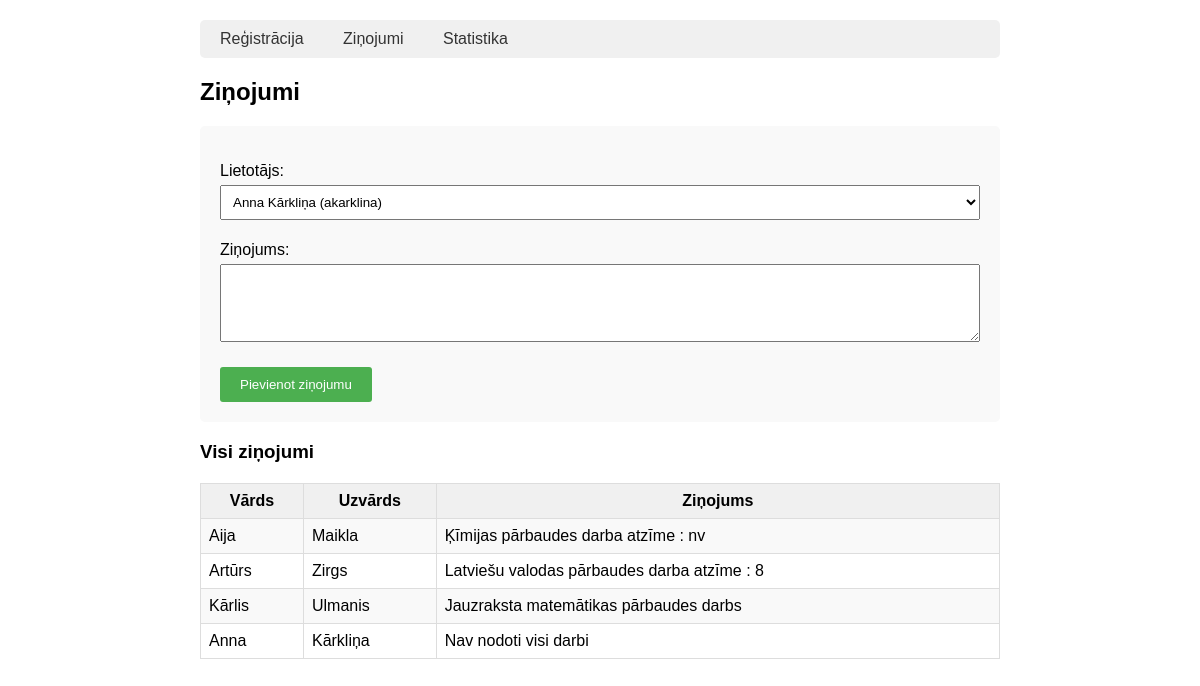
The page /zinojumi on the database its author committed.
### tables this page shows
CREATE TABLE zinojumi
                 (id INTEGER PRIMARY KEY AUTOINCREMENT,
                  lietotaja_id INTEGER,
                  zinojums TEXT NOT NULL,
                  FOREIGN KEY (lietotaja_id) REFERENCES lietotaji (id));

CREATE TABLE lietotaji
                 (id INTEGER PRIMARY KEY AUTOINCREMENT,
                  vards TEXT NOT NULL,
                  uzvards TEXT NOT NULL,
                  lietotajvards TEXT UNIQUE NOT NULL);

### zinojumu_sistema/app.py (the view)
@app.route('/zinojumi', methods=['GET', 'POST'])
def zinojumi():
    savienojums = sqlite3.connect('zinojumi.db')
    c = savienojums.cursor()
    if request.method == 'POST':
        lietotaja_id = request.form['lietotajs']
        zinojums = request.form['zinojums']
        c.execute("INSERT INTO zinojumi (lietotaja_id, zinojums) VALUES (?, ?)",
                 (lietotaja_id, zinojums))
        savienojums.commit()
    lietotaji = c.execute("SELECT id, vards, uzvards, lietotajvards FROM lietotaji").fetchall()
    zinojumi = c.execute("""
        SELECT lietotaji.vards, lietotaji.uzvards, zinojumi.zinojums
        FROM zinojumi
        JOIN lietotaji ON zinojumi.lietotaja_id = lietotaji.id
        ORDER BY zinojumi.id DESC
    """).fetchall()
    savienojums.close()
    return render_template('zinojumi.html', lietotaji=lietotaji, zinojumi=zinojumi)

### zinojumu_sistema/templates/zinojumi.html
<!DOCTYPE html>
{% extends "base.html" %}
{% block saturs %}
<h2>Ziņojumi</h2>
<form method="POST">
    <p>
        <label>Lietotājs:</label>
        <select name="lietotajs" required>
            {% for lietotajs in lietotaji %}
            <option value="{{ lietotajs[0] }}">{{ lietotajs[1] }} {{ lietotajs[2] }} ({{ lietotajs[3] }})</option>
            {% endfor %}
        </select>
    </p>
    <p>
        <label>Ziņojums:</label>
        <textarea name="zinojums" rows="4" required></textarea>
    </p>
    <button type="submit">Pievienot ziņojumu</button>
</form>
<h3>Visi ziņojumi</h3>
<table>
    <tr>
        <th>Vārds</th>
        <th>Uzvārds</th>
        <th>Ziņojums</th>
    </tr>
    {% for zinojums in zinojumi %}
    <tr>
        <td>{{ zinojums[0] }}</td>
        <td>{{ zinojums[1] }}</td>
        <td>{{ zinojums[2] }}</td>
    </tr>
    {% endfor %}
</table>
{% endblock %}

### zinojumu_sistema/templates/base.html (style rules this page uses)
body { font-family: Arial, sans-serif; max-width: 800px; margin: 0 auto; padding: 20px; }
table { width: 100%; border-collapse: collapse; margin-top: 20px; }
table, th, td { border: 1px solid #ddd; padding: 8px; }
th { background-color: #f0f0f0; }
tr:nth-child(even) { background-color: #f9f9f9; }
form { background-color: #f9f9f9; padding: 20px; border-radius: 5px; }
input, select, textarea { width: 100%; padding: 8px; margin: 5px 0; box-sizing: border-box; }
button { background-color: #4CAF50; color: white; padding: 10px 20px; border: none; border-radius: 3px; cursor: pointer; }

### rows shown on the page
zinojumi: vards "Aija", uzvards "Maikla", zinojums "Ķīmijas pārbaudes darba atzīme : nv"
zinojumi: vards "Artūrs", uzvards "Zirgs", zinojums "Latviešu valodas pārbaudes darba atzīme : 8"
zinojumi: vards "Kārlis", uzvards "Ulmanis", zinojums "Jauzraksta matemātikas pārbaudes darbs"
zinojumi: vards "Anna", uzvards "Kārkliņa", zinojums "Nav nodoti visi darbi"

### other values the page prints
form field lietotajs "Anna Kārkliņa (akarklina)"
